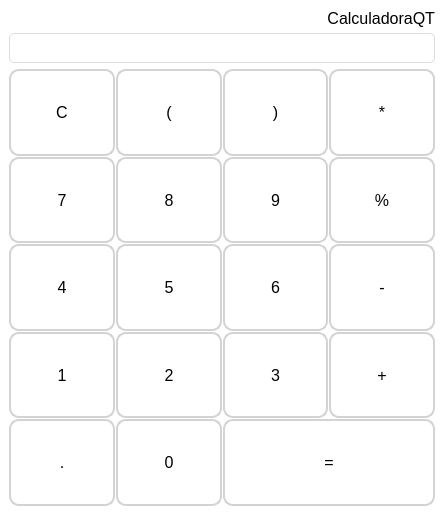
<?xml version="1.0" encoding="UTF-8"?>
<ui version="4.0">
 <class>Form</class>
 <widget class="QWidget" name="Form">
  <property name="geometry">
   <rect>
    <x>0</x>
    <y>0</y>
    <width>444</width>
    <height>515</height>
   </rect>
  </property>
  <property name="minimumSize">
   <size>
    <width>444</width>
    <height>515</height>
   </size>
  </property>
  <property name="maximumSize">
   <size>
    <width>444</width>
    <height>515</height>
   </size>
  </property>
  <property name="focusPolicy">
   <enum>Qt::StrongFocus</enum>
  </property>
  <property name="windowTitle">
   <string>Calculadora Python</string>
  </property>
  <layout class="QGridLayout" name="gridLayout">
   <property name="leftMargin">
    <number>0</number>
   </property>
   <property name="topMargin">
    <number>0</number>
   </property>
   <property name="rightMargin">
    <number>0</number>
   </property>
   <property name="bottomMargin">
    <number>0</number>
   </property>
   <item row="0" column="0">
    <widget class="QFrame" name="frame">
     <property name="focusPolicy">
      <enum>Qt::StrongFocus</enum>
     </property>
     <property name="styleSheet">
      <string notr="true">background-color: white;</string>
     </property>
     <property name="frameShape">
      <enum>QFrame::NoFrame</enum>
     </property>
     <property name="frameShadow">
      <enum>QFrame::Plain</enum>
     </property>
     <layout class="QGridLayout" name="gridLayout_2">
      <item row="0" column="0">
       <widget class="QFrame" name="frame_2">
        <property name="font">
         <font>
          <pointsize>12</pointsize>
         </font>
        </property>
        <property name="frameShape">
         <enum>QFrame::NoFrame</enum>
        </property>
        <property name="frameShadow">
         <enum>QFrame::Plain</enum>
        </property>
        <layout class="QGridLayout" name="gridLayout_3">
         <property name="leftMargin">
          <number>0</number>
         </property>
         <property name="topMargin">
          <number>0</number>
         </property>
         <property name="rightMargin">
          <number>0</number>
         </property>
         <property name="bottomMargin">
          <number>0</number>
         </property>
         <property name="horizontalSpacing">
          <number>0</number>
         </property>
         <property name="verticalSpacing">
          <number>5</number>
         </property>
         <item row="0" column="0">
          <widget class="QLabel" name="label">
           <property name="font">
            <font>
             <pointsize>12</pointsize>
            </font>
           </property>
           <property name="text">
            <string>CalculadoraQT</string>
           </property>
           <property name="alignment">
            <set>Qt::AlignRight|Qt::AlignTrailing|Qt::AlignVCenter</set>
           </property>
          </widget>
         </item>
         <item row="1" column="0">
          <widget class="QLineEdit" name="lineEdit">
           <property name="minimumSize">
            <size>
             <width>0</width>
             <height>30</height>
            </size>
           </property>
           <property name="maximumSize">
            <size>
             <width>16777215</width>
             <height>30</height>
            </size>
           </property>
           <property name="font">
            <font>
             <pointsize>12</pointsize>
            </font>
           </property>
           <property name="focusPolicy">
            <enum>Qt::ClickFocus</enum>
           </property>
           <property name="styleSheet">
            <string notr="true">border-radius: 5px;
border: 1px solid rgb(220, 220, 220);</string>
           </property>
          </widget>
         </item>
        </layout>
       </widget>
      </item>
      <item row="1" column="0">
       <widget class="QFrame" name="frame_3">
        <property name="sizePolicy">
         <sizepolicy hsizetype="Ignored" vsizetype="Preferred">
          <horstretch>0</horstretch>
          <verstretch>0</verstretch>
         </sizepolicy>
        </property>
        <property name="frameShape">
         <enum>QFrame::NoFrame</enum>
        </property>
        <property name="frameShadow">
         <enum>QFrame::Plain</enum>
        </property>
        <layout class="QGridLayout" name="gridLayout_4">
         <property name="leftMargin">
          <number>0</number>
         </property>
         <property name="topMargin">
          <number>0</number>
         </property>
         <property name="rightMargin">
          <number>0</number>
         </property>
         <property name="bottomMargin">
          <number>0</number>
         </property>
         <property name="spacing">
          <number>1</number>
         </property>
         <item row="0" column="0">
          <widget class="QPushButton" name="btnC">
           <property name="sizePolicy">
            <sizepolicy hsizetype="Minimum" vsizetype="MinimumExpanding">
             <horstretch>0</horstretch>
             <verstretch>0</verstretch>
            </sizepolicy>
           </property>
           <property name="font">
            <font>
             <family>MS Shell Dlg 2</family>
             <pointsize>12</pointsize>
            </font>
           </property>
           <property name="focusPolicy">
            <enum>Qt::NoFocus</enum>
           </property>
           <property name="styleSheet">
            <string notr="true">QPushButton{	
	border-radius: 10px;
	border: 2px solid lightgray;}
QPushButton:hover {
	background-color: lightgray;}</string>
           </property>
           <property name="text">
            <string>C</string>
           </property>
          </widget>
         </item>
         <item row="0" column="1">
          <widget class="QPushButton" name="btnPA">
           <property name="sizePolicy">
            <sizepolicy hsizetype="Minimum" vsizetype="MinimumExpanding">
             <horstretch>0</horstretch>
             <verstretch>0</verstretch>
            </sizepolicy>
           </property>
           <property name="font">
            <font>
             <pointsize>12</pointsize>
            </font>
           </property>
           <property name="focusPolicy">
            <enum>Qt::NoFocus</enum>
           </property>
           <property name="styleSheet">
            <string notr="true">QPushButton{	
	border-radius: 10px;
	border: 2px solid lightgray;}
QPushButton:hover {
	background-color: lightgray;}</string>
           </property>
           <property name="text">
            <string>(</string>
           </property>
          </widget>
         </item>
         <item row="0" column="3">
          <widget class="QPushButton" name="btnMultiplicar">
           <property name="sizePolicy">
            <sizepolicy hsizetype="Minimum" vsizetype="MinimumExpanding">
             <horstretch>0</horstretch>
             <verstretch>0</verstretch>
            </sizepolicy>
           </property>
           <property name="font">
            <font>
             <pointsize>12</pointsize>
            </font>
           </property>
           <property name="focusPolicy">
            <enum>Qt::NoFocus</enum>
           </property>
           <property name="styleSheet">
            <string notr="true">QPushButton{	
	border-radius: 10px;
	border: 2px solid lightgray;}
QPushButton:hover {
	background-color: lightgray;}</string>
           </property>
           <property name="text">
            <string>*</string>
           </property>
          </widget>
         </item>
         <item row="1" column="0">
          <widget class="QPushButton" name="btn7">
           <property name="sizePolicy">
            <sizepolicy hsizetype="Minimum" vsizetype="MinimumExpanding">
             <horstretch>0</horstretch>
             <verstretch>0</verstretch>
            </sizepolicy>
           </property>
           <property name="font">
            <font>
             <pointsize>12</pointsize>
            </font>
           </property>
           <property name="focusPolicy">
            <enum>Qt::NoFocus</enum>
           </property>
           <property name="styleSheet">
            <string notr="true">QPushButton{	
	border-radius: 10px;
	border: 2px solid lightgray;}
QPushButton:hover {
	background-color: lightgray;}</string>
           </property>
           <property name="text">
            <string>7</string>
           </property>
          </widget>
         </item>
         <item row="2" column="0">
          <widget class="QPushButton" name="btn4">
           <property name="sizePolicy">
            <sizepolicy hsizetype="Minimum" vsizetype="MinimumExpanding">
             <horstretch>0</horstretch>
             <verstretch>0</verstretch>
            </sizepolicy>
           </property>
           <property name="font">
            <font>
             <pointsize>12</pointsize>
            </font>
           </property>
           <property name="focusPolicy">
            <enum>Qt::NoFocus</enum>
           </property>
           <property name="styleSheet">
            <string notr="true">QPushButton{	
	border-radius: 10px;
	border: 2px solid lightgray;}
QPushButton:hover {
	background-color: lightgray;}
</string>
           </property>
           <property name="text">
            <string>4</string>
           </property>
          </widget>
         </item>
         <item row="0" column="2">
          <widget class="QPushButton" name="btnPC">
           <property name="sizePolicy">
            <sizepolicy hsizetype="Minimum" vsizetype="MinimumExpanding">
             <horstretch>0</horstretch>
             <verstretch>0</verstretch>
            </sizepolicy>
           </property>
           <property name="font">
            <font>
             <pointsize>12</pointsize>
            </font>
           </property>
           <property name="focusPolicy">
            <enum>Qt::NoFocus</enum>
           </property>
           <property name="styleSheet">
            <string notr="true">QPushButton{	
	border-radius: 10px;
	border: 2px solid lightgray;}
QPushButton:hover {
	background-color: lightgray;}</string>
           </property>
           <property name="text">
            <string>)</string>
           </property>
          </widget>
         </item>
         <item row="1" column="3">
          <widget class="QPushButton" name="btnDividir">
           <property name="sizePolicy">
            <sizepolicy hsizetype="Minimum" vsizetype="MinimumExpanding">
             <horstretch>0</horstretch>
             <verstretch>0</verstretch>
            </sizepolicy>
           </property>
           <property name="font">
            <font>
             <pointsize>12</pointsize>
            </font>
           </property>
           <property name="focusPolicy">
            <enum>Qt::NoFocus</enum>
           </property>
           <property name="styleSheet">
            <string notr="true">QPushButton{	
	border-radius: 10px;
	border: 2px solid lightgray;}
QPushButton:hover {
	background-color: lightgray;}</string>
           </property>
           <property name="text">
            <string>%</string>
           </property>
          </widget>
         </item>
         <item row="4" column="0">
          <widget class="QPushButton" name="btnPunto">
           <property name="sizePolicy">
            <sizepolicy hsizetype="Minimum" vsizetype="MinimumExpanding">
             <horstretch>0</horstretch>
             <verstretch>0</verstretch>
            </sizepolicy>
           </property>
           <property name="font">
            <font>
             <pointsize>12</pointsize>
            </font>
           </property>
           <property name="focusPolicy">
            <enum>Qt::NoFocus</enum>
           </property>
           <property name="styleSheet">
            <string notr="true">QPushButton{	
	border-radius: 10px;
	border: 2px solid lightgray;}
QPushButton:hover {
	background-color: lightgray;}</string>
           </property>
           <property name="text">
            <string>.</string>
           </property>
          </widget>
         </item>
         <item row="1" column="1">
          <widget class="QPushButton" name="btn8">
           <property name="sizePolicy">
            <sizepolicy hsizetype="Minimum" vsizetype="MinimumExpanding">
             <horstretch>0</horstretch>
             <verstretch>0</verstretch>
            </sizepolicy>
           </property>
           <property name="font">
            <font>
             <family>MS Shell Dlg 2</family>
             <pointsize>12</pointsize>
            </font>
           </property>
           <property name="focusPolicy">
            <enum>Qt::NoFocus</enum>
           </property>
           <property name="styleSheet">
            <string notr="true">QPushButton{	
	border-radius: 10px;
	border: 2px solid lightgray;}
QPushButton:hover {
	background-color: lightgray;}</string>
           </property>
           <property name="text">
            <string>8</string>
           </property>
          </widget>
         </item>
         <item row="3" column="0">
          <widget class="QPushButton" name="btn1">
           <property name="sizePolicy">
            <sizepolicy hsizetype="Minimum" vsizetype="MinimumExpanding">
             <horstretch>0</horstretch>
             <verstretch>0</verstretch>
            </sizepolicy>
           </property>
           <property name="font">
            <font>
             <pointsize>12</pointsize>
            </font>
           </property>
           <property name="focusPolicy">
            <enum>Qt::NoFocus</enum>
           </property>
           <property name="styleSheet">
            <string notr="true">QPushButton{	
	border-radius: 10px;
	border: 2px solid lightgray;}
QPushButton:hover {
	background-color: lightgray;}</string>
           </property>
           <property name="text">
            <string>1</string>
           </property>
          </widget>
         </item>
         <item row="1" column="2">
          <widget class="QPushButton" name="btn9">
           <property name="sizePolicy">
            <sizepolicy hsizetype="Minimum" vsizetype="MinimumExpanding">
             <horstretch>0</horstretch>
             <verstretch>0</verstretch>
            </sizepolicy>
           </property>
           <property name="font">
            <font>
             <pointsize>12</pointsize>
            </font>
           </property>
           <property name="focusPolicy">
            <enum>Qt::NoFocus</enum>
           </property>
           <property name="styleSheet">
            <string notr="true">QPushButton{	
	border-radius: 10px;
	border: 2px solid lightgray;}
QPushButton:hover {
	background-color: lightgray;}</string>
           </property>
           <property name="text">
            <string>9</string>
           </property>
          </widget>
         </item>
         <item row="2" column="2">
          <widget class="QPushButton" name="btn6">
           <property name="sizePolicy">
            <sizepolicy hsizetype="Minimum" vsizetype="MinimumExpanding">
             <horstretch>0</horstretch>
             <verstretch>0</verstretch>
            </sizepolicy>
           </property>
           <property name="font">
            <font>
             <pointsize>12</pointsize>
            </font>
           </property>
           <property name="focusPolicy">
            <enum>Qt::NoFocus</enum>
           </property>
           <property name="styleSheet">
            <string notr="true">QPushButton{	
	border-radius: 10px;
	border: 2px solid lightgray;}
QPushButton:hover {
	background-color: lightgray;}</string>
           </property>
           <property name="text">
            <string>6</string>
           </property>
          </widget>
         </item>
         <item row="3" column="3">
          <widget class="QPushButton" name="btnSuma">
           <property name="sizePolicy">
            <sizepolicy hsizetype="Minimum" vsizetype="MinimumExpanding">
             <horstretch>0</horstretch>
             <verstretch>0</verstretch>
            </sizepolicy>
           </property>
           <property name="font">
            <font>
             <pointsize>12</pointsize>
            </font>
           </property>
           <property name="focusPolicy">
            <enum>Qt::NoFocus</enum>
           </property>
           <property name="styleSheet">
            <string notr="true">QPushButton{	
	border-radius: 10px;
	border: 2px solid lightgray;}
QPushButton:hover {
	background-color: lightgray;}</string>
           </property>
           <property name="text">
            <string>+</string>
           </property>
          </widget>
         </item>
         <item row="2" column="3">
          <widget class="QPushButton" name="btnRestar">
           <property name="sizePolicy">
            <sizepolicy hsizetype="Minimum" vsizetype="MinimumExpanding">
             <horstretch>0</horstretch>
             <verstretch>0</verstretch>
            </sizepolicy>
           </property>
           <property name="font">
            <font>
             <pointsize>12</pointsize>
            </font>
           </property>
           <property name="focusPolicy">
            <enum>Qt::NoFocus</enum>
           </property>
           <property name="styleSheet">
            <string notr="true">QPushButton{	
	border-radius: 10px;
	border: 2px solid lightgray;}
QPushButton:hover {
	background-color: lightgray;}</string>
           </property>
           <property name="text">
            <string>-</string>
           </property>
          </widget>
         </item>
         <item row="2" column="1">
          <widget class="QPushButton" name="btn5">
           <property name="sizePolicy">
            <sizepolicy hsizetype="Minimum" vsizetype="MinimumExpanding">
             <horstretch>0</horstretch>
             <verstretch>0</verstretch>
            </sizepolicy>
           </property>
           <property name="font">
            <font>
             <pointsize>12</pointsize>
            </font>
           </property>
           <property name="focusPolicy">
            <enum>Qt::NoFocus</enum>
           </property>
           <property name="styleSheet">
            <string notr="true">QPushButton{	
	border-radius: 10px;
	border: 2px solid lightgray;}
QPushButton:hover {
	background-color: lightgray;}</string>
           </property>
           <property name="text">
            <string>5</string>
           </property>
          </widget>
         </item>
         <item row="3" column="1">
          <widget class="QPushButton" name="btn2">
           <property name="sizePolicy">
            <sizepolicy hsizetype="Minimum" vsizetype="MinimumExpanding">
             <horstretch>0</horstretch>
             <verstretch>0</verstretch>
            </sizepolicy>
           </property>
           <property name="font">
            <font>
             <pointsize>12</pointsize>
            </font>
           </property>
           <property name="focusPolicy">
            <enum>Qt::NoFocus</enum>
           </property>
           <property name="styleSheet">
            <string notr="true">QPushButton{	
	border-radius: 10px;
	border: 2px solid lightgray;}
QPushButton:hover {
	background-color: lightgray;}</string>
           </property>
           <property name="text">
            <string>2</string>
           </property>
          </widget>
         </item>
         <item row="3" column="2">
          <widget class="QPushButton" name="btn3">
           <property name="sizePolicy">
            <sizepolicy hsizetype="Minimum" vsizetype="MinimumExpanding">
             <horstretch>0</horstretch>
             <verstretch>0</verstretch>
            </sizepolicy>
           </property>
           <property name="font">
            <font>
             <pointsize>12</pointsize>
            </font>
           </property>
           <property name="focusPolicy">
            <enum>Qt::NoFocus</enum>
           </property>
           <property name="styleSheet">
            <string notr="true">QPushButton{	
	border-radius: 10px;
	border: 2px solid lightgray;}
QPushButton:hover {
	background-color: lightgray;}</string>
           </property>
           <property name="text">
            <string>3</string>
           </property>
          </widget>
         </item>
         <item row="4" column="1">
          <widget class="QPushButton" name="btn0">
           <property name="sizePolicy">
            <sizepolicy hsizetype="Minimum" vsizetype="MinimumExpanding">
             <horstretch>0</horstretch>
             <verstretch>0</verstretch>
            </sizepolicy>
           </property>
           <property name="font">
            <font>
             <pointsize>12</pointsize>
            </font>
           </property>
           <property name="focusPolicy">
            <enum>Qt::NoFocus</enum>
           </property>
           <property name="styleSheet">
            <string notr="true">QPushButton{	
	border-radius: 10px;
	border: 2px solid lightgray;}
QPushButton:hover {
	background-color: lightgray;}</string>
           </property>
           <property name="text">
            <string>0</string>
           </property>
          </widget>
         </item>
         <item row="4" column="2" colspan="2">
          <widget class="QPushButton" name="btnIgual">
           <property name="sizePolicy">
            <sizepolicy hsizetype="Minimum" vsizetype="MinimumExpanding">
             <horstretch>0</horstretch>
             <verstretch>0</verstretch>
            </sizepolicy>
           </property>
           <property name="font">
            <font>
             <pointsize>12</pointsize>
            </font>
           </property>
           <property name="focusPolicy">
            <enum>Qt::NoFocus</enum>
           </property>
           <property name="styleSheet">
            <string notr="true">QPushButton{	
	border-radius: 10px;
	border: 2px solid lightgray;}
QPushButton:hover {
	background-color: lightgray;}</string>
           </property>
           <property name="text">
            <string>=</string>
           </property>
          </widget>
         </item>
        </layout>
       </widget>
      </item>
     </layout>
    </widget>
   </item>
  </layout>
 </widget>
 <resources/>
 <connections/>
</ui>
